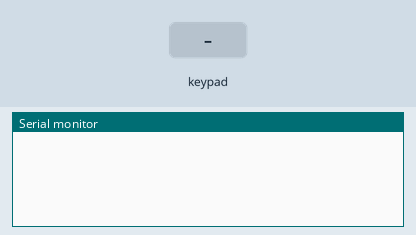
Simulated run of this sketch. Board: Arduino Uno, built with avr-gcc and run on an emulated ATmega328P. Parts: the last lines printed to the serial monitor. Inputs (shaded band) come from the test bench.

Above: at 1.2 s.
1.3 s: key '1' pressed
At 2.5 s:
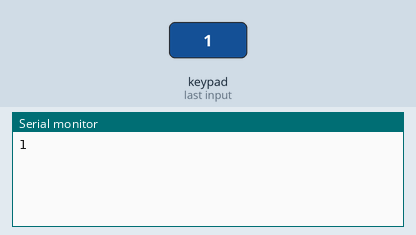
2.8 s: keypad keys 9 8 7 6 # pressed 0.4 s apart
At 5.3 s:
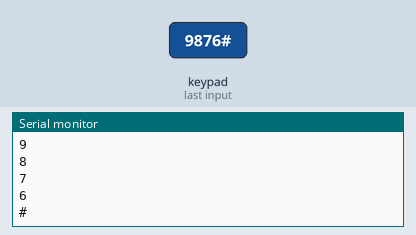
6.3 s: key '*' pressed
At 6.7 s:
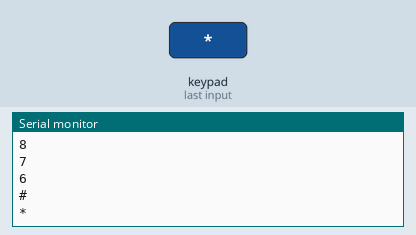
7.8 s: keypad keys 5 4 3 pressed 0.4 s apart
At 9.6 s:
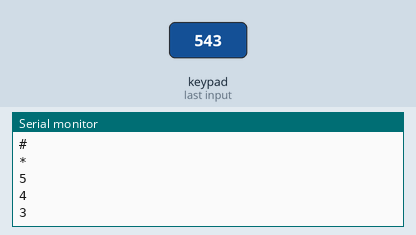
Timing chart, 0 to 11.1 s (numbered marks = the images above; inputs shaded):
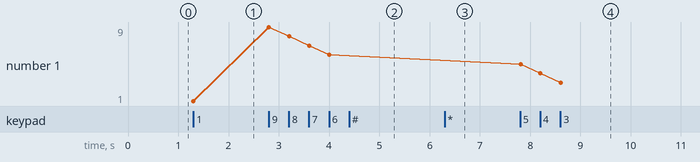

The sketch:

fabricioTecNumerico.ino
```cpp
#include <Password.h>
#include <Keypad.h>

const byte LINHAS = 4; // Linhas do teclado
const byte COLUNAS = 3; // Colunas do teclado

const char TECLAS_MATRIZ[LINHAS][COLUNAS] = { // Matriz de caracteres (mapeamento do teclado)
  {'1', '2', '3'},
  {'4', '5', '6'},
  {'7', '8', '9'},
  {'*', '0', '#'}
};

const byte PINOS_LINHAS[LINHAS] = {9, 8, 7, 6}; // Pinos de conexao com as linhas do teclado
const byte PINOS_COLUNAS[COLUNAS] = {5, 4, 3}; // Pinos de conexao com as colunas do teclado

Keypad teclado_personalizado = Keypad(makeKeymap(TECLAS_MATRIZ), PINOS_LINHAS, PINOS_COLUNAS, LINHAS, COLUNAS); // Inicia teclado

void setup() {
  Serial.begin(9600); // Inicia porta serial
}

void loop() {

  char leitura_teclas = teclado_personalizado.getKey(); // Atribui a variavel a leitura do teclado

  if (leitura_teclas) { // Se alguma tecla foi pressionada
    Serial.println(leitura_teclas); // Imprime a tecla pressionada na porta serial
  }

}
```

Measured:
- after the input at 1.3 s, the serial monitor: prints a new line at once (image 1)
- after the input at 2.8 s, the serial monitor: prints a new line at once (image 2)
- after the input at 6.3 s, the serial monitor: prints a new line at once (image 3)
- after the input at 7.8 s, the serial monitor: prints a new line at once (image 4)
- plotted number 1: 1 → 6 after the input at 2.8 s, 6 → 3 after the input at 7.8 s
